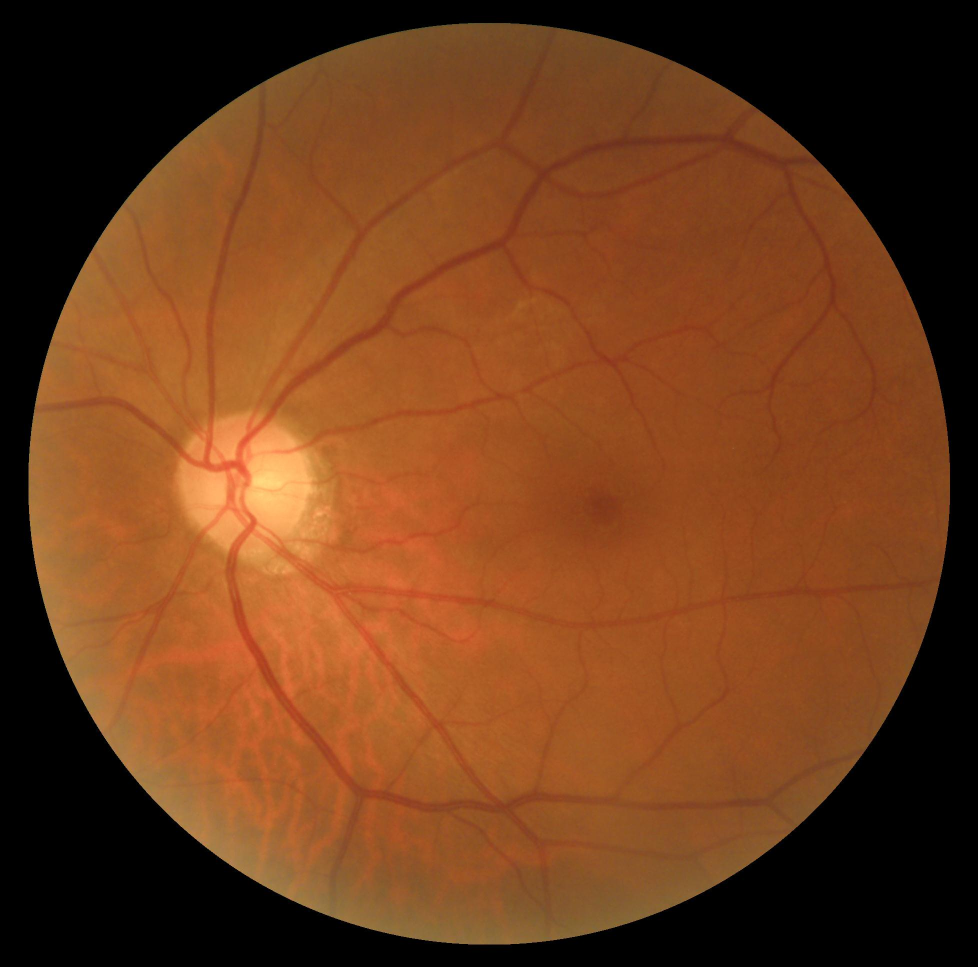
#> input picture data/raw_images/1008_left.jpg, 1956 x 1934 px, found by its file name (shown at 1/2 size)
$ python -i data_preprocessing.py   (imports and definitions only)
#> lines starting #> are read from the running program, lines starting #| are printed output that depends on the picture
import os
import cv2
import json
import pandas as pd
from tqdm import tqdm
from utils.config import DATA_DIR, PROCESSED_IMG_DIR, MODEL_CONFIG


# [4 lines left out: function load_label_mapping, not called in this run]


def preprocess_and_save(img_path, target_size=(299, 299)):
    """图像预处理并保存新文件"""
#> called with img_path = '../data/raw_images/1008_left.jpg', target_size = (299, 299)
    # 读取原始图片
    raw_img = cv2.imread(os.path.join(DATA_DIR, 'raw_images', img_path))
#> raw_img is the input picture: shape (1934, 1956, 3); mean B, G, R 27.2, 60.6, 110.9
    if raw_img is None:
        raise FileNotFoundError(f"图片不存在: {img_path}")

    # 获取原始尺寸
    h, w = raw_img.shape[:2]
#> h = 1934; w = 1956

    # 计算正方形裁剪区域
    crop_size = min(h, w)
#> crop_size = 1934
    start_x = (w - crop_size) // 2
#> start_x = 11
    start_y = (h - crop_size) // 2
#> start_y = 0
    cropped_img = raw_img[start_y:start_y + crop_size, start_x:start_x + crop_size]

    # 调整大小
    resized_img = cv2.resize(cropped_img, target_size)
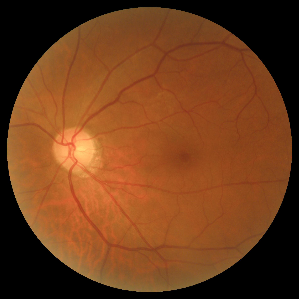
#> resized_img: shape (299, 299, 3); mean B, G, R 27.5, 61.2, 112.1

    # 转换到灰度图进行直方图均衡化（亮度均衡）
    yuv = cv2.cvtColor(resized_img, cv2.COLOR_BGR2YUV)
#> yuv: shape (299, 299, 3); mean of channels 0, 1, 2 72.6, 105.8, 162.6
    yuv[:, :, 0] = cv2.equalizeHist(yuv[:, :, 0])  # 仅对 Y 通道均衡化
#> yuv: shape (299, 299, 3); mean of channels 0, 1, 2 94.2, 105.8, 162.6
    equalized_img = cv2.cvtColor(yuv, cv2.COLOR_YUV2BGR)
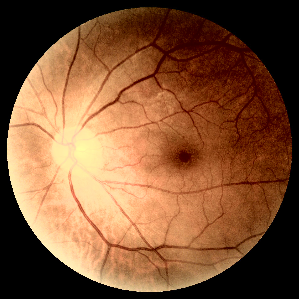
#> equalized_img: shape (299, 299, 3); mean B, G, R 52, 83, 127.7

    # 生成新文件名
    base_name = os.path.splitext(img_path)[0]
    new_filename = f"{base_name}_processed.jpg"
    output_path = os.path.join(PROCESSED_IMG_DIR, new_filename)

    # 保存处理后的图片
    cv2.imwrite(output_path, equalized_img)

    return new_filename


# [60 lines left out: functions generate_single_eye_labels, process_row, main, not called in this run]


# [2 lines not run here, left out]

>>> result = preprocess_and_save('../data/raw_images/1008_left.jpg')

$ run again, on data/raw_images/113_right.jpg
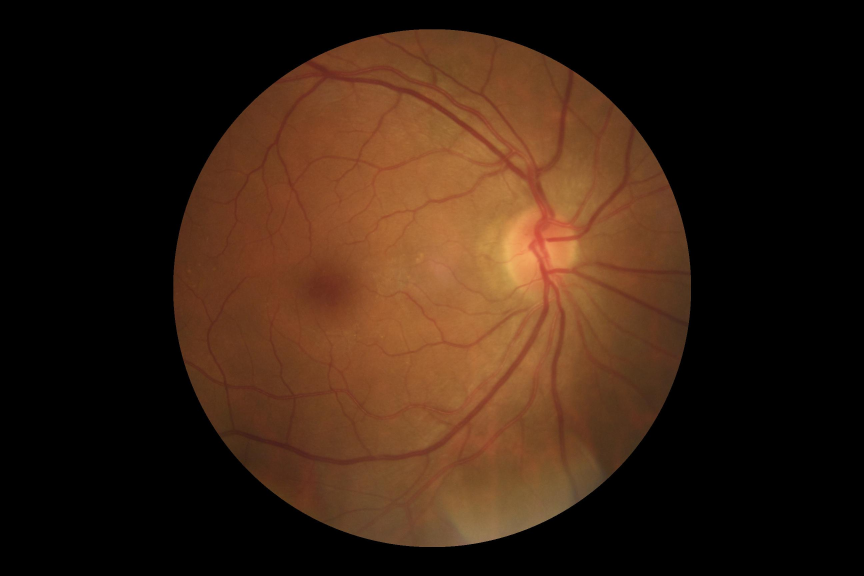
#> input picture data/raw_images/113_right.jpg, 2592 x 1728 px, found by its file name (shown at 1/3 size)
#> in preprocess_and_save, raw_img is the input picture: shape (1728, 2592, 3); mean B, G, R 18.1, 32.8, 55.1
#> in preprocess_and_save, `resized_img = cv2.resize(cropped_img, target_size)`:
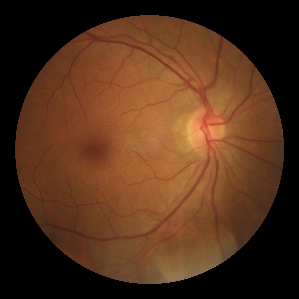
#> resized_img: shape (299, 299, 3); mean B, G, R 27.1, 49.1, 82.5
#> in preprocess_and_save, `equalized_img = cv2.cvtColor(yuv, cv2.COLOR_YUV2BGR)`:
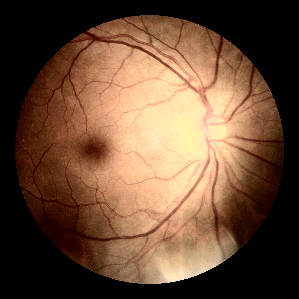
#> equalized_img: shape (299, 299, 3); mean B, G, R 54.5, 76.1, 106.1

$ run again, on data/raw_images/117_left.jpg
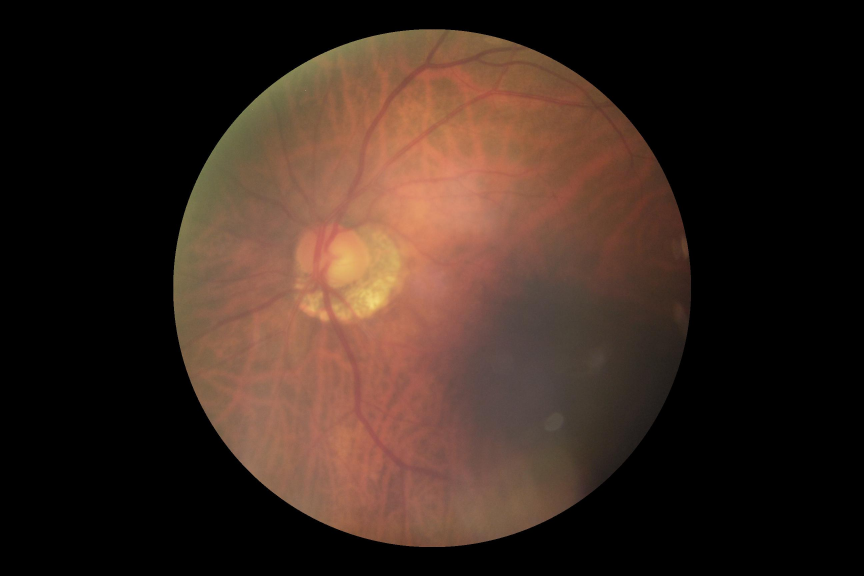
#> input picture data/raw_images/117_left.jpg, 2592 x 1728 px, found by its file name (shown at 1/3 size)
#> in preprocess_and_save, raw_img is the input picture: shape (1728, 2592, 3); mean B, G, R 30.7, 39.4, 57.4
#> in preprocess_and_save, `resized_img = cv2.resize(cropped_img, target_size)`:
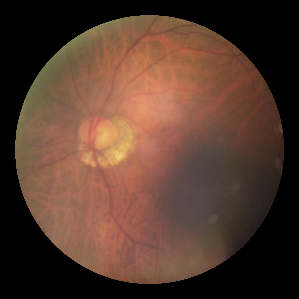
#> resized_img: shape (299, 299, 3); mean B, G, R 46, 59.1, 86
#> in preprocess_and_save, `equalized_img = cv2.cvtColor(yuv, cv2.COLOR_YUV2BGR)`:
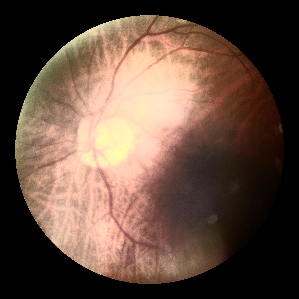
#> equalized_img: shape (299, 299, 3); mean B, G, R 63.5, 76.6, 100.3
